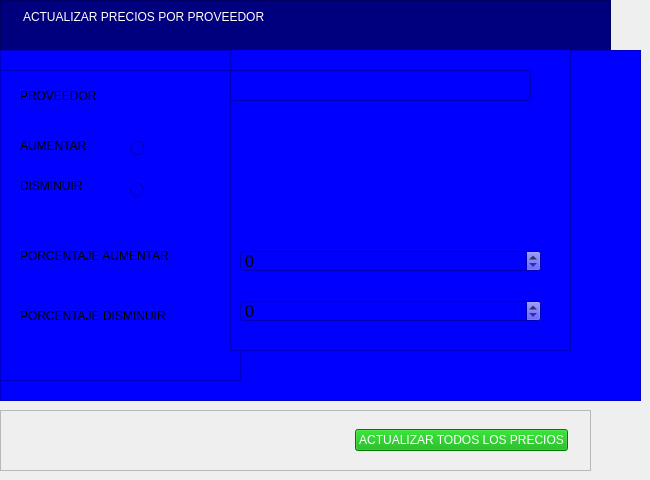
               <widget class="QWidget" name="pagNuevo">
                <widget class="QFrame" name="frame">
                 <property name="geometry">
                  <rect>
                   <x>0</x>
                   <y>0</y>
                   <width>611</width>
                   <height>53</height>
                  </rect>
                 </property>
                 <property name="styleSheet">
                  <string notr="true">background-color: rgb(0, 0, 127);</string>
                 </property>
                 <property name="frameShape">
                  <enum>QFrame::StyledPanel</enum>
                 </property>
                 <property name="frameShadow">
                  <enum>QFrame::Raised</enum>
                 </property>
                 <layout class="QFormLayout" name="formLayout">
                  <item row="0" column="0">
                   <widget class="QLabel" name="label_3">
                    <property name="styleSheet">
                     <string notr="true">font: 20pt &quot;MS Shell Dlg 2&quot;;
background-color: rgb(0, 0, 127);
color: rgb(255, 255, 255);</string>
                    </property>
                    <property name="text">
                     <string/>
                    </property>
                   </widget>
                  </item>
                  <item row="0" column="1">
                   <widget class="QLabel" name="label_29">
                    <property name="styleSheet">
                     <string notr="true">font: 20pt &quot;MS Shell Dlg 2&quot;;
background-color: rgb(0,0, 127);
color: rgb(255, 255, 255);</string>
                    </property>
                    <property name="text">
                     <string>ACTUALIZAR PRECIOS POR PROVEEDOR</string>
                    </property>
                   </widget>
                  </item>
                 </layout>
                </widget>
                <widget class="QFrame" name="frame_4">
                 <property name="geometry">
                  <rect>
                   <x>0</x>
                   <y>50</y>
                   <width>641</width>
                   <height>351</height>
                  </rect>
                 </property>
                 <property name="styleSheet">
                  <string notr="true">background-color: rgb(0, 0, 255);</string>
                 </property>
                 <property name="frameShape">
                  <enum>QFrame::StyledPanel</enum>
                 </property>
                 <property name="frameShadow">
                  <enum>QFrame::Raised</enum>
                 </property>
                 <widget class="QFrame" name="frame_14">
                  <property name="geometry">
                   <rect>
                    <x>0</x>
                    <y>20</y>
                    <width>241</width>
                    <height>311</height>
                   </rect>
                  </property>
                  <property name="styleSheet">
                   <string notr="true">
font: 87 12pt &quot;Segoe UI Black&quot;;
background-color: rgb(0, 0, 255);</string>
                  </property>
                  <property name="frameShape">
                   <enum>QFrame::StyledPanel</enum>
                  </property>
                  <property name="frameShadow">
                   <enum>QFrame::Raised</enum>
                  </property>
                  <widget class="QLabel" name="label_20">
                   <property name="geometry">
                    <rect>
                     <x>20</x>
                     <y>10</y>
                     <width>131</width>
                     <height>31</height>
                    </rect>
                   </property>
                   <property name="text">
                    <string>PROVEEDOR</string>
                   </property>
                  </widget>
                  <widget class="QLabel" name="label_24">
                   <property name="geometry">
                    <rect>
                     <x>20</x>
                     <y>170</y>
                     <width>211</width>
                     <height>31</height>
                    </rect>
                   </property>
                   <property name="text">
                    <string>PORCENTAJE AUMENTAR</string>
                   </property>
                  </widget>
                  <widget class="QLabel" name="label_25">
                   <property name="geometry">
                    <rect>
                     <x>20</x>
                     <y>230</y>
                     <width>211</width>
                     <height>31</height>
                    </rect>
                   </property>
                   <property name="text">
                    <string>PORCENTAJE DISMINUIR</string>
                   </property>
                  </widget>
                  <widget class="QLabel" name="label_30">
                   <property name="geometry">
                    <rect>
                     <x>20</x>
                     <y>60</y>
                     <width>101</width>
                     <height>31</height>
                    </rect>
                   </property>
                   <property name="text">
                    <string>AUMENTAR</string>
                   </property>
                  </widget>
                  <widget class="QLabel" name="label_31">
                   <property name="geometry">
                    <rect>
                     <x>20</x>
                     <y>100</y>
                     <width>101</width>
                     <height>31</height>
                    </rect>
                   </property>
                   <property name="text">
                    <string>DISMINUIR</string>
                   </property>
                  </widget>
                  <widget class="QRadioButton" name="rbDisminuir">
                   <property name="geometry">
                    <rect>
                     <x>130</x>
                     <y>110</y>
                     <width>82</width>
                     <height>20</height>
                    </rect>
                   </property>
                   <property name="text">
                    <string/>
                   </property>
                  </widget>
                  <widget class="QRadioButton" name="rbAumentar">
                   <property name="geometry">
                    <rect>
                     <x>130</x>
                     <y>70</y>
                     <width>82</width>
                     <height>17</height>
                    </rect>
                   </property>
                   <property name="text">
                    <string/>
                   </property>
                  </widget>
                 </widget>
                 <widget class="QFrame" name="frame_15">
                  <property name="geometry">
                   <rect>
                    <x>230</x>
                    <y>-10</y>
                    <width>341</width>
                    <height>311</height>
                   </rect>
                  </property>
                  <property name="styleSheet">
                   <string notr="true">background-color: rgb(0, 0, 255);</string>
                  </property>
                  <property name="frameShape">
                   <enum>QFrame::StyledPanel</enum>
                  </property>
                  <property name="frameShadow">
                   <enum>QFrame::Raised</enum>
                  </property>
                  <widget class="QLineEdit" name="leProveedorAct">
                   <property name="geometry">
                    <rect>
                     <x>0</x>
                     <y>30</y>
                     <width>301</width>
                     <height>31</height>
                    </rect>
                   </property>
                   <property name="font">
                    <font>
                     <pointsize>14</pointsize>
                    </font>
                   </property>
                  </widget>
                  <widget class="QSpinBox" name="sbAumentar">
                   <property name="geometry">
                    <rect>
                     <x>10</x>
                     <y>210</y>
                     <width>301</width>
                     <height>22</height>
                    </rect>
                   </property>
                   <property name="font">
                    <font>
                     <pointsize>12</pointsize>
                    </font>
                   </property>
                  </widget>
                  <widget class="QSpinBox" name="sbDisminuir">
                   <property name="geometry">
                    <rect>
                     <x>10</x>
                     <y>260</y>
                     <width>301</width>
                     <height>22</height>
                    </rect>
                   </property>
                   <property name="font">
                    <font>
                     <pointsize>12</pointsize>
                    </font>
                   </property>
                  </widget>
                 </widget>
                </widget>
                <widget class="QFrame" name="frame_7">
                 <property name="geometry">
                  <rect>
                   <x>0</x>
                   <y>410</y>
                   <width>591</width>
                   <height>61</height>
                  </rect>
                 </property>
                 <property name="styleSheet">
                  <string notr="true">background-color: rgb(0, 0, 127);
QPushButton{
border-top-left-radius: 20px;
border-bottom-left-radius: 20px;
color:rgb(0,0,0);
font: 77 10pt &quot;Arial Black;&quot;
}</string>
                 </property>
                 <property name="frameShape">
                  <enum>QFrame::StyledPanel</enum>
                 </property>
                 <property name="frameShadow">
                  <enum>QFrame::Raised</enum>
                 </property>
                 <layout class="QGridLayout" name="gridLayout">
                  <item row="0" column="3">
                   <widget class="QLabel" name="label_9">
                    <property name="text">
                     <string/>
                    </property>
                   </widget>
                  </item>
                  <item row="0" column="1">
                   <spacer name="horizontalSpacer_3">
                    <property name="orientation">
                     <enum>Qt::Horizontal</enum>
                    </property>
                    <property name="sizeHint" stdset="0">
                     <size>
                      <width>398</width>
                      <height>20</height>
                     </size>
                    </property>
                   </spacer>
                  </item>
                  <item row="0" column="2">
                   <widget class="QPushButton" name="btnActualizarPro">
                    <property name="styleSheet">
                     <string notr="true">background-color: rgb(0, 170, 0);
font: 87 10pt &quot;Segoe UI Black&quot;;
color: rgb(255, 255, 255);</string>
                    </property>
                    <property name="text">
                     <string>ACTUALIZAR TODOS LOS PRECIOS</string>
                    </property>
                    <property name="icon">
                     <iconset>
                      <normaloff>../../../../../.designer/backup/reload.svg</normaloff>../../../../../.designer/backup/reload.svg</iconset>
                    </property>
                   </widget>
                  </item>
                 </layout>
                </widget>
               </widget>
